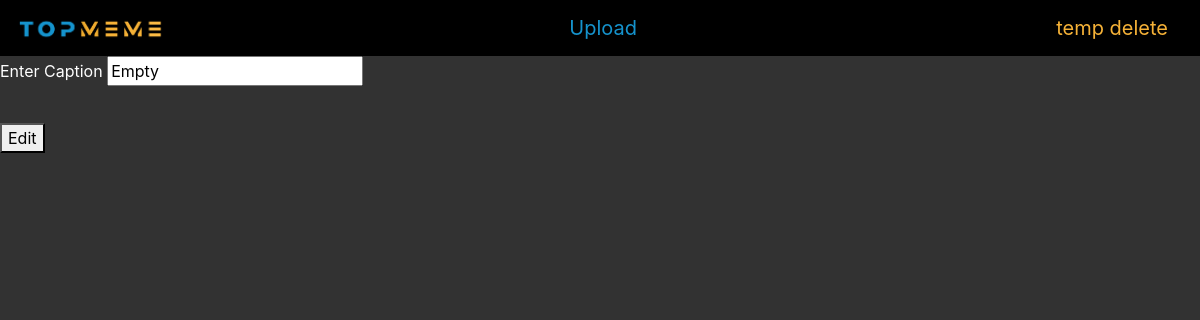
The page /edit.php?editPost=5 on the database as committed earlier.
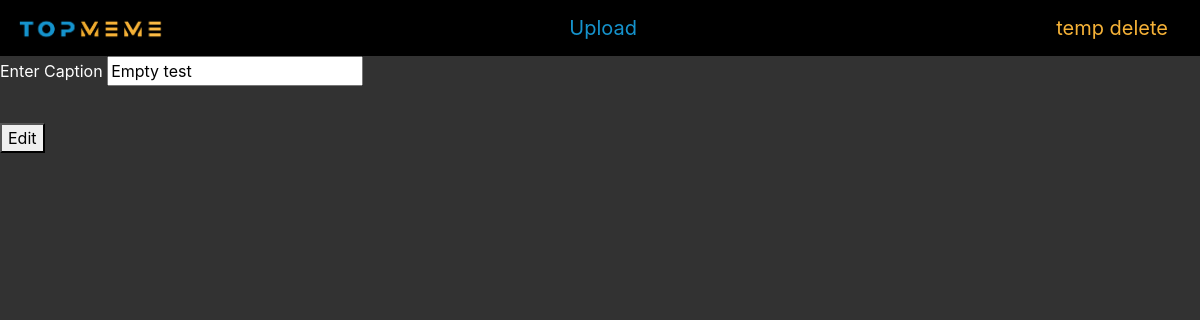
The same page on the database as committed later.
### tables this page shows
CREATE TABLE posts
(
	id integer not null
		constraint posts_pk
			primary key autoincrement
, caption varchar, img varchar);

### db.php (called while the page is built, shortened)
<?php
function connect(){
    try{
        $dsn = "sqlite:".__DIR__."/db.sqlite";
        $db = new PDO($dsn);
        $db->setAttribute(PDO::ATTR_ERRMODE,PDO::ERRMODE_EXCEPTION);
        $db->setAttribute(PDO::ATTR_DEFAULT_FETCH_MODE, PDO::FETCH_ASSOC);
        return $db;
    } catch (PDOException $e){
        echo $e->errorInfo;
        exit();
    }
}
function runQuery($query){
    $db = connect();
    $stmt = $db->prepare($query);
    $stmt->execute();
    $result = $stmt->fetchAll();
    return $result;
}
function getPost($id)
{
    $query = "SELECT * FROM posts WHERE id ='$id'";
    $success = runQuery($query);
    return $success;
}

### edit.php (the view, shortened to what this page needs)
<?php
require "db.php";
$post = getPost($_GET["editPost"]);
?>
<!doctype html>
<html lang="en">
<head>
    <link rel="stylesheet" href="stylesheets/main.css">
    <link rel="stylesheet" href="https://stackpath.bootstrapcdn.com/bootstrap/4.4.1/css/bootstrap.min.css">
</head>
<body>
<nav class="navbar navbar-light bg-black">
    <a href="home"><img src="./Assets/topMeme-logo.jpg" width="150" height="28" class="d-inline-block align-top" alt="site-logo"></a>
    <a class="navbar-brand" id ="nav-text" href="newPost">Upload</a>
    <a class="navbar-brand" id ="nav-text-2" href="delete">temp delete</a>
</nav>
<form action="update.php?updatePost=<?= $_GET['editPost'] ?>" method="post" enctype="multipart/form-data">
    <div class="form-group">
        <label for="caption"><p>Enter Caption</p></label>
        <input type="text" name="caption" id="caption" value="<?= $post[0]['caption'] ?>">
    </div>
    <button id="submit-btn" type="submit">Edit</button>
</form>
</body>
</html>

Rows that differ between the two databases and show on the page:
changed posts: caption "Empty" → "Empty test"
